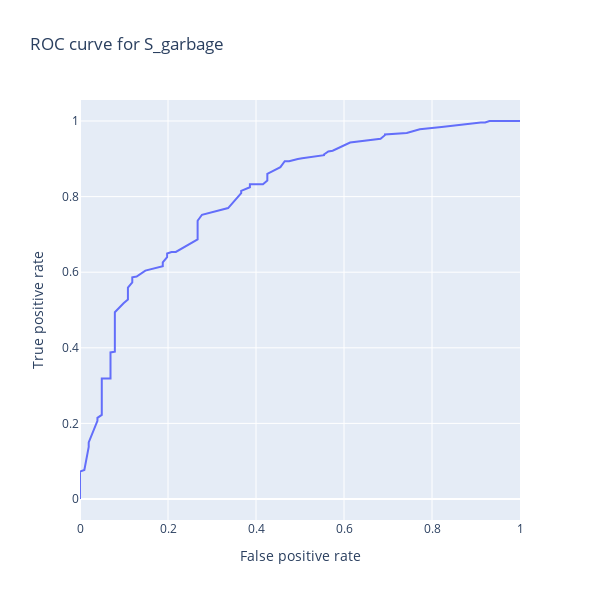

The notebook cell saved with this chart:
### Markdown cell above
This is a binary value, which tells us if we use garbage collection. In this case, we can use a classification algorithm and see how easily we can predict this value. Most of the households dispose of garbage collection, therefore we should not use the naive accuracy score to judge the quality of our prediction. The naive prediction of saying that we predict that all the households have garbage collection leads to an accuracy score of $\frac{1617}{1617+336}\ =\ 0.830$. This score would give the impression that our predictions is good even if it does not provide is any additional information. In order to better judge the quality of the predictor, we will plot the Receiver Operating Characteristic (ROC) curve and provide the Area Under Plot (AUC) score. The ROC curve is able to illustrate the quality of a predictor by ploting the False positive rate ($\text{FP rate} = \frac{\text{FP}}{\text{FP}+\text{TN}}$, $\text{TP rate} = \frac{\text{TP}}{\text{FP}+\text{FN}}$) against the True positive rate for different threshold levels. The AUC score summarizes this plot in a meaningful way by calculating the area under this curve. The closer it is to 1, the better the prediction is. A score of 0.5 means, that the performance of the regressor is randomly guessing.

### Code cell
plot_AUC_curve(df_survey_train, df_survey_test, df_census_train, df_census_test, GradientBoostingRegressor(), ['S_garbage'])

### Figure 1 — Plotly figure (JSON) as saved in the notebook; plotly's stock layout.template omitted (floating-point values rounded to 4 significant figures)
{"data": [{"hovertemplate": "False positive rate=%{x}<br>True positive rate=%{y}<extra></extra>", "legendgroup": "", "line": {"color": "#636efa", "dash": "solid"}, "mode": "lines", "name": "", "orientation": "v", "showlegend": false, "type": "scatter", "x": [0, 0, 0, 0, 0, 0, 0.009901, 0.0198, 0.0198, 0.0198, 0.0396, 0.0396, 0.0396, 0.0495, 0.0495, 0.0495, 0.0495, 0.0495, 0.0495, 0.06931, 0.06931, 0.06931, 0.06931, 0.06931, 0.06931, 0.06931, 0.06931, 0.06931, 0.06931, 0.06931, 0.06931, 0.07921, 0.07921, 0.07921, 0.07921, 0.07921, 0.07921, 0.09901, 0.1089, 0.1089, 0.1089, 0.1089, 0.1089, 0.1188, 0.1188, 0.1188, 0.1188, 0.1287, 0.1485, 0.1485, 0.1881, 0.1881, 0.1881, 0.198, 0.198, 0.2079, 0.2178, 0.2673, 0.2673, 0.2673, 0.2673, 0.2772, 0.3366, 0.3663, 0.3663, 0.3861, 0.3861, 0.4059, 0.4158, 0.4257, 0.4257, 0.4257, 0.4356, 0.4554, 0.4554, 0.4653, 0.4752, 0.495, 0.505, 0.5545, 0.5545, 0.5644, 0.5743, 0.6139, 0.6832, 0.6931, 0.6931, 0.7426, 0.7525, 0.7723, 0.8218, 0.8911, 0.9109, 0.9208, 0.9307, 0.9505, 0.9604, 0.9802, 1], "xaxis": "x", "y": [0, 0.005906, 0.01181, 0.01378, 0.05512, 0.07283, 0.07677, 0.1358, 0.1378, 0.1496, 0.2067, 0.2126, 0.2146, 0.2224, 0.2303, 0.2638, 0.2874, 0.3012, 0.3189, 0.3189, 0.3248, 0.3406, 0.3484, 0.3543, 0.3583, 0.3602, 0.3661, 0.3701, 0.372, 0.3839, 0.3878, 0.3898, 0.4055, 0.4744, 0.4783, 0.4823, 0.4941, 0.5177, 0.5256, 0.5276, 0.5315, 0.5472, 0.5591, 0.5728, 0.5787, 0.5827, 0.5866, 0.5886, 0.6024, 0.6043, 0.6161, 0.622, 0.626, 0.6398, 0.6496, 0.6535, 0.6535, 0.687, 0.6929, 0.7323, 0.7362, 0.752, 0.7697, 0.8091, 0.815, 0.8248, 0.8327, 0.8327, 0.8327, 0.8425, 0.8543, 0.8602, 0.8661, 0.876, 0.878, 0.8937, 0.8937, 0.8996, 0.9016, 0.9094, 0.9114, 0.9193, 0.9213, 0.9429, 0.9528, 0.9626, 0.9646, 0.9685, 0.9724, 0.9783, 0.9843, 0.9941, 0.9961, 0.9961, 1, 1, 1, 1, 1], "yaxis": "y"}], "layout": {"height": 600, "legend": {"tracegroupgap": 0}, "title": {"text": "ROC curve for S_garbage"}, "width": 600, "xaxis": {"anchor": "y", "autorange": true, "domain": [0, 1], "range": [0, 1], "title": {"text": "False positive rate"}, "type": "linear"}, "yaxis": {"anchor": "x", "autorange": true, "domain": [0, 1], "range": [-0.05556, 1.056], "title": {"text": "True positive rate"}, "type": "linear"}}}
